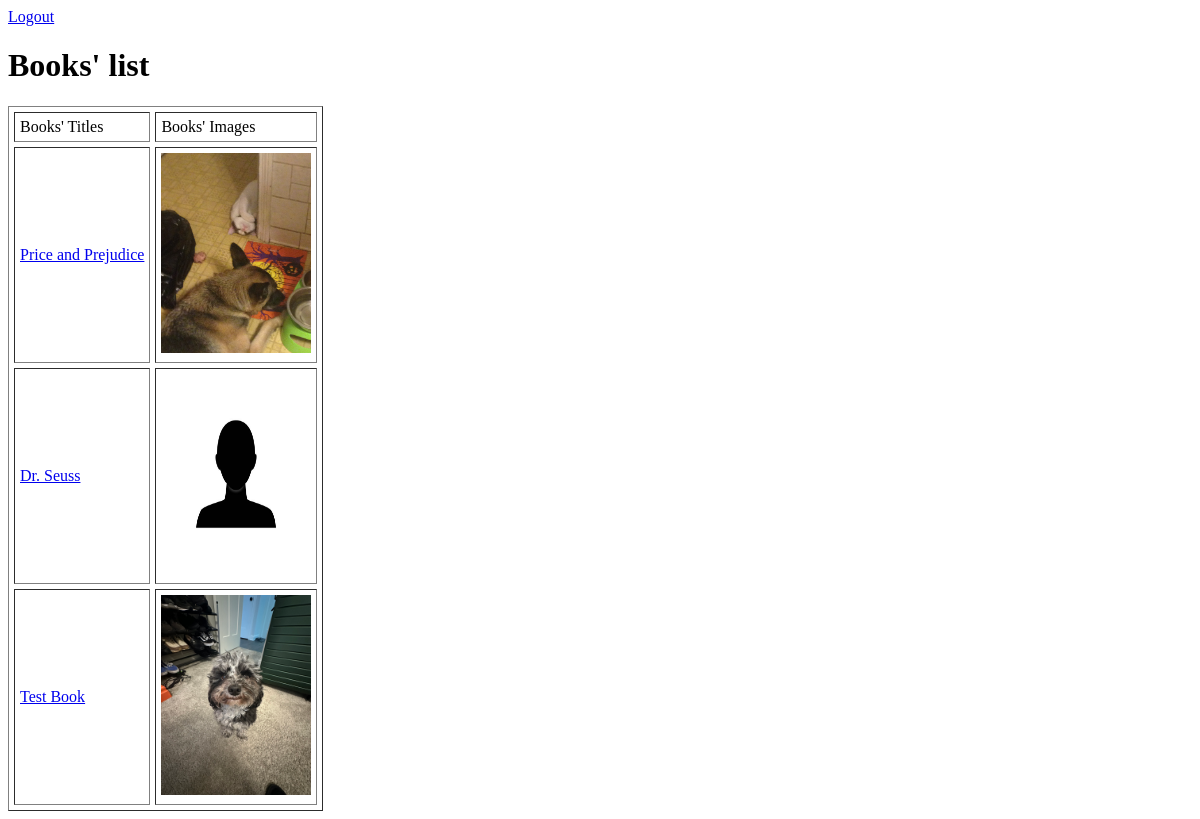
The app's page /books/list/ (signed in), older data.
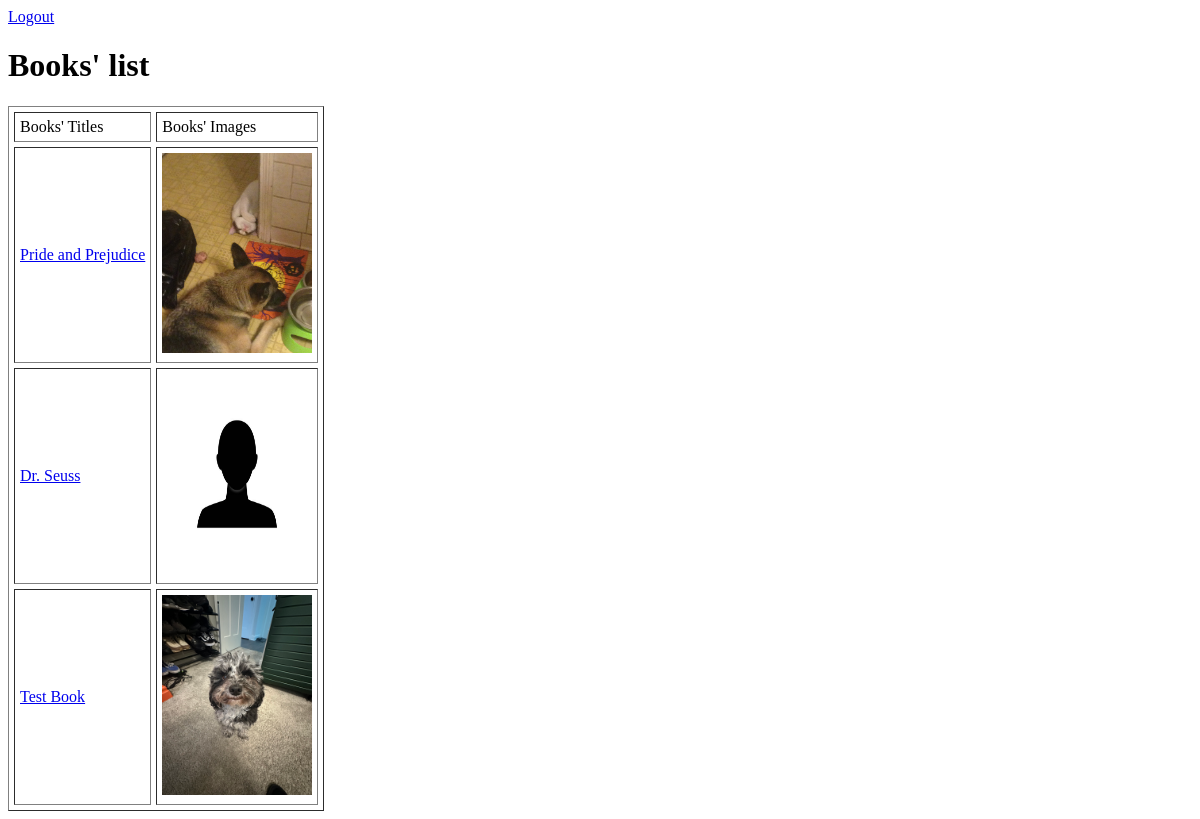
The same page, newer data.
### books/models.py (models this page shows, shortened)
class Book(models.Model):
    name = models.CharField(max_length=120)
    author_name = models.CharField(max_length=120, default='Unknown author')
    price= models.FloatField (help_text= 'in US dollars $')
    genre = models.CharField(max_length=12, choices=genre_choices, default='classic')
    book_type = models.CharField(max_length=12, choices=book_type_choices, default='hardcover')
    pic = models.ImageField(upload_to='books', default='no_picture.jpg')
    def get_absolute_url(self):
       return reverse ('books:detail', kwargs={'pk': self.pk})

### books/views.py (the view)
# urls.py: path('list/', BookListView.as_view(), name='list'),
class BookListView(LoginRequiredMixin, ListView):           #class-based view
   model = Book                         #specify model
   template_name = 'books/main.html'    #specify template

### books/templates/books/main.html (shortened to what this page needs)
<!DOCTYPE html>
<html lang="en">
<head>
</head>
<a href="{%url 'logout' %}"> Logout </a>
<body>
    <h1>Books' list</h1> {% comment%} HTML tag for heading {% endcomment%}
    <table border="1" cellpadding="5" cellspacing="5"> {% comment%} start of table {% endcomment%}
        <tr>
            <td>Books' Titles</td> {% comment%} the <td> tag adds a column {% endcomment%}
            <td>Books' Images</td>
        </tr>
        {% for object in object_list %} {% comment%} now go through the list element-by-element {% endcomment%}
        <tr>
            <td><a href="{{object.get_absolute_url}}"> {% comment%} add links to book names {% endcomment%}
                    {{object.name}}
                </a></td>
            <td><img src="{{object.pic.url}}" width="150" height="200" /></td>
        </tr>
        {% endfor %}
    </table>
</body>
</html>

Row changes from the older to the newer data that the page shows:
changed Book: name "Price and Prejudice" → "Pride and Prejudice"
